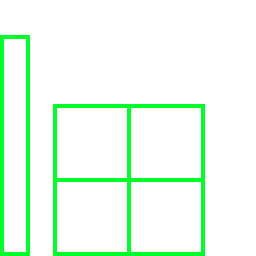
#> input picture steam_vr_wheel/media/hotas_sacc/input_hud.png, 256 x 256 px
$ python make_mint_png.py
#> lines starting #> are read from the running program, lines starting #| are printed output that depends on the picture; after the words box and inside, x2 and y2 are one past the last pixel; in counts of white or black regions, pixels touching at a corner belong together
# -*- coding: utf-8 -*-
"""
AC風テスト用: HUD の緑の画像 (操作インジゲータなど) をミント色に塗り替えた別名コピーを作る。
元の画像は変更しない。Python 3.5 + Pillow で動く。

使い方 (steam_vr_wheel フォルダの1つ上で):
    python make_mint_png.py
    python make_mint_png.py 150 255 190     (色を変えたいとき r g b)
作られるファイル (media/hotas_sacc/ の中):
    input_hud_mint.png / yawline_mint.png / cross_mint.png / cross_pov_aa_mint.png
塗り方: 元の緑の明るさ (G の値) に比例して新しい色を掛ける。アルファ (形) はそのまま。
"""
import os
import sys
from PIL import Image

FILES = ['input_hud.png', 'yawline.png', 'cross.png', 'cross_pov_aa.png']
COLOR = (130, 255, 180)      # 既定のミント。パッチの HUD_COLOR_GREEN と同じ値


def find_dir():
    here = os.path.dirname(os.path.abspath(__file__))
    for d in [os.path.join(here, 'steam_vr_wheel', 'media', 'hotas_sacc'),
              os.path.join(here, 'media', 'hotas_sacc'),
              here]:
        if os.path.isfile(os.path.join(d, 'input_hud.png')):
            return d
    return None


def recolor(img, rgb):
#> called with rgb = (130, 255, 180)
    img = img.convert('RGBA')
#> img is the input picture: PIL image 256x256 RGBA; mean R, G, B, A 0, 21.4, 3.5, 21.2
    r, g, b, a = img.split()
#> r: PIL image 256x256 L; every value is 0
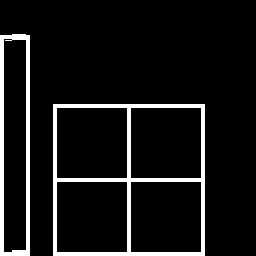
#> g: PIL image 256x256 L; 8.4% white; 2 white regions, box (x1, y1, x2, y2) and area: (53, 104, 205, 256) 3504, (0, 34, 30, 256) 2007
#> a: PIL image 256x256 L; 8.3% white; 2 white regions, box (x1, y1, x2, y2) and area: (53, 104, 205, 256) 3504, (0, 35, 30, 256) 1944
    out = [g.point(lambda v, c=c: int(v * c / 255.0 + 0.5)) for c in rgb]
#> out = 3 items
    return Image.merge('RGBA', out + [a])
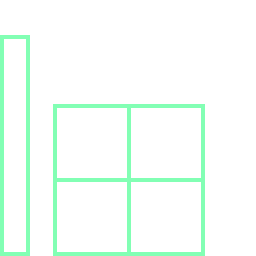
#> returned value: PIL image 256x256 RGBA; mean R, G, B, A 10.9, 21.4, 15.1, 21.2; transparent parts drawn white
#> pass 3 of the loop in main, `for name in FILES:`:
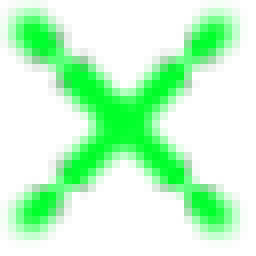
#> input picture steam_vr_wheel/media/hotas_sacc/cross.png, 32 x 32 px (shown 8 times larger)
#> in recolor, img is the input picture: PIL image 32x32 RGBA; mean R, G, B, A 0, 111.3, 18.8, 59.4
#> r: PIL image 32x32 L; every value is 0
#> g: PIL image 32x32 L
#> b: PIL image 32x32 L
#> in recolor (call 2), `r, g, b, a = img.split()`:
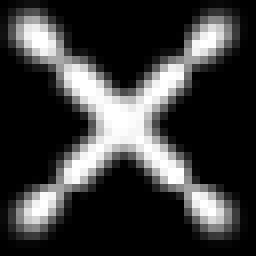
#> a: PIL image 32x32 L (shown 8 times larger); min 0, max 255, mean 59.4
#> in recolor (call 2), `return Image.merge('RGBA', out + [a])`:
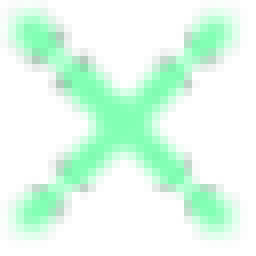
#> returned value: PIL image 32x32 RGBA (shown 8 times larger); mean R, G, B, A 56.7, 111.3, 78.6, 59.4; transparent parts drawn white
#> the loop made 4 passes; the first 3 are shown


def main():
    rgb = COLOR
    if len(sys.argv) == 4:
        rgb = tuple(int(v) for v in sys.argv[1:4])
    d = find_dir()
    if d is None:
        print('media/hotas_sacc が見つかりません。steam_vr_wheel フォルダの1つ上に置いて実行してください。')
        return
    for name in FILES:
        src = os.path.join(d, name)
        if not os.path.isfile(src):
            print('ありません (とばします): ' + src)
            continue
        dst = os.path.join(d, name[:-4] + '_mint.png')
        recolor(Image.open(src), rgb).save(dst)
        print('作りました: ' + dst)


if __name__ == '__main__':
    main()
